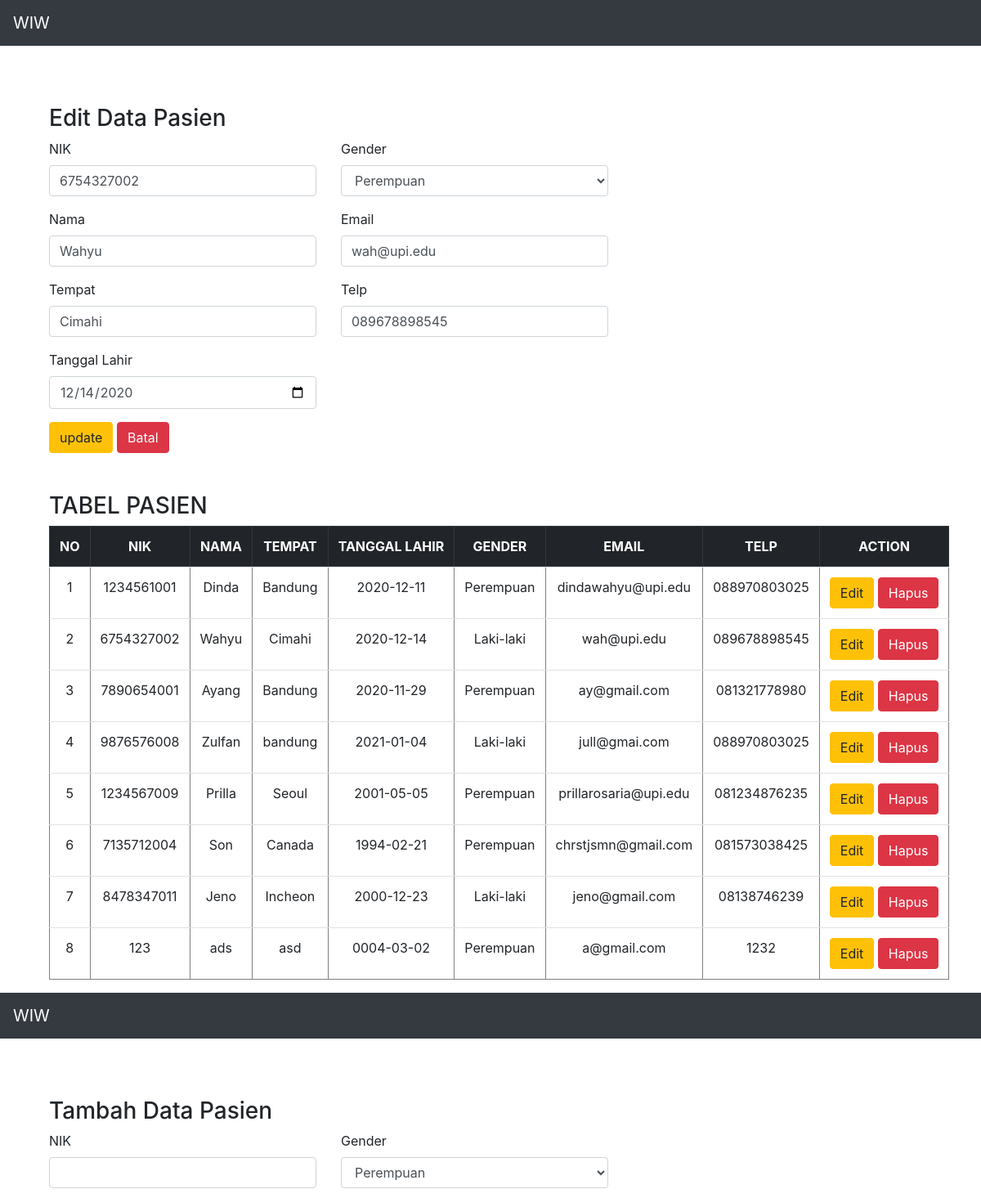
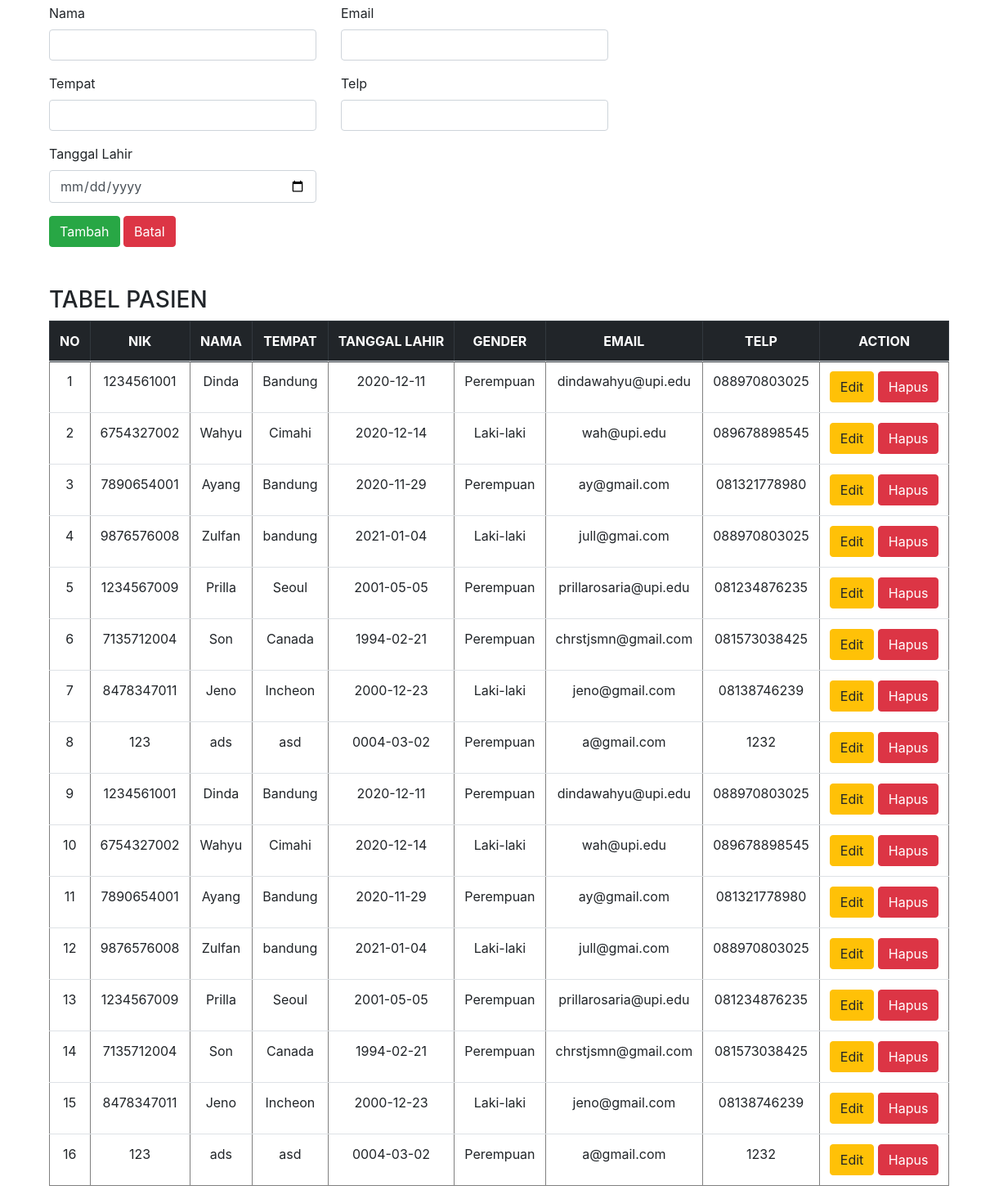
Page /index.php?id_edit=2 on the committed database (2 pictures, top to bottom).
### tables this page shows
CREATE TABLE `pasien` (
  `id` int(11) NOT NULL,
  `nik` varchar(100) NOT NULL,
  `nama` varchar(100) NOT NULL,
  `tempat` varchar(100) NOT NULL,
  `tl` varchar(100) NOT NULL,
  `gender` varchar(10) NOT NULL,
  `email` varchar(100) NOT NULL,
  `telp` varchar(100) NOT NULL
);

### presenter/ProsesPasien.php (called while the page is built, shortened)
<?php
class ProsesPasien implements KontrakPresenter
{
	private $tabelpasien;
	private $data = [];
	function ProsesPasien()
	{
		try {
			$db_host = "localhost";
			$db_user = "root";
			$db_password = "";
			$db_name = "mvp_01";
			$this->tabelpasien = new TabelPasien($db_host, $db_user, $db_password, $db_name);
			$this->data = array();
		} catch (Exception $e) {
			echo "wiw error" . $e->getMessage();
		}
	}
	function prosesDataPasien()
	{
		try {
			$this->tabelpasien->open();
			$this->tabelpasien->getPasien();
			while ($row = $this->tabelpasien->getResult()) {
				$this->data[] = $row;
			}
		} catch (Exception $e) {
			echo "wiw error part 2" . $e->getMessage();
		}
	}
	function AmbilDataPasien($id)
	{
		try {
			$this->tabelpasien->open();
			$this->tabelpasien->getPasienById($id);
			$this->data[] = $this->tabelpasien->getResult();
		} catch (Exception $e) {
			echo "wiw error part 3" . $e->getMessage();
		}
	}
	function getId($i)
	{
		return $this->data[$i]['id'];
	}
	function getNik($i)
	{
		return $this->data[$i]['nik'];
	}
	function getNama($i)
	{
		return $this->data[$i]['nama'];
	}
	function getTempat($i)
	{
		return $this->data[$i]['tempat'];
	}
	function getTl($i)
	{
		return $this->data[$i]['tl'];
	}
	function getGender($i)
	{
		return $this->data[$i]['gender'];
	}
	function getSize()
	{
		return sizeof($this->data);
	}
	function getEmail($i)
	{
		return $this->data[$i]['email'];
	}
	function getTelp($i)
	{
		return $this->data[$i]['telp'];
	}
}

### model/DB.class.php (called while the page is built, shortened)
<?php
class DB
{
	var $db_host = '';
	var $db_user = '';
	var $db_password = '';
	var $db_name = '';
	var $db_link = '';
	function DB($db_host = '', $db_user = '', $db_password = '', $db_name = '')
	{
		$this->db_host = $db_host;
		$this->db_user = $db_user;
		$this->db_password = $db_password;
		$this->db_name = $db_name;
	}
	function open()
	{
		$this->db_link = mysqli_connect($this->db_host, $this->db_user, $this->db_password, $this->db_name);
	}
	function execute($query = "")
	{
		$this->result = mysqli_query($this->db_link, $query);
		return $this->result;
	}
}

### model/TabelPasien.class.php (called while the page is built, shortened)
<?php
class TabelPasien extends DB
{
	function getPasien()
	{
		$query = "SELECT * FROM pasien";
		return $this->execute($query);
	}
	function getPasienById($id)
	{
		$query = "SELECT * FROM pasien WHERE id = $id";
		return $this->execute($query);
	}
}

### view/TampilPasien.php (the view, shortened to what this page needs)
<?php
include("presenter/ProsesPasien.php");
class TampilPasien implements KontrakView
{
	private $prosespasien;
	private $ambilpasien;
	function TampilPasien(){
		$this->prosespasien = new ProsesPasien();
		$this->ambilpasien = new ProsesPasien();
	}
	function tampil(){
		$this->prosespasien->prosesDataPasien();
		$data = null;
		for ($i = 0; $i < $this->prosespasien->getSize(); $i++) {
			$no = $i + 1;
			$data .= "<tr>
			<td>" . $no . "</td>
			<td>" . $this->prosespasien->getNik($i) . "</td>
			<td>" . $this->prosespasien->getNama($i) . "</td>
			<td>" . $this->prosespasien->getTempat($i) . "</td>
			<td>" . $this->prosespasien->getTl($i) . "</td>
			<td>" . $this->prosespasien->getGender($i) . "</td>
			<td>" . $this->prosespasien->getEmail($i) . "</td>
			<td>" . $this->prosespasien->getTelp($i) . "</td>
			<td>
			<a href='index.php?id_edit=" . $this->prosespasien->getId($i) .  "' class='btn btn-warning' '>Edit</a>
            <a href='index.php?id_hapus=" . $this->prosespasien->getId($i) . "' class='btn btn-danger' '>Hapus</a> </td>";
		}
		$add = " <h3>Tambah Data Pasien</h3>
				<form action='index.php' method='post' class='mb-5'>
					<div class='row'>
						<div class='col'>
							<div class='row form-row'>
								<div class='form-group col'>
									<label for='Nik'>NIK</label>
									<input type='text' class='form-control' name='Nik' />
								</div>
							</div>
							<div class='row form-row'>
								<div class='form-group col'>
									<label for='Nama'>Nama</label>
									<input type='text' class='form-control' name='Nama' />
								</div>
							</div>
							<div class='row form-row'>
								<div class='form-group col'>
									<label for='Tempat'>Tempat</label>
									<input type='text' class='form-control' name='Tempat' />
								</div>
							</div>
							<div class='row form-row'>
								<div class='form-group col'>
									<label for='Tl'>Tanggal Lahir</label>
									<input type='date' class='form-control' name='Tl' />
								</div>
							</div>
						</div>
						<div class='col'>
							<div class='row form-row'>
								<div class='form-group col'>
									<label for='Gender'>Gender</label>
									<select name='Gender' id='Gender' class='form-control'>
										<option value='Perempuan'>Perempuan</option>
										<option value='Laki-Laki'>Laki-Laki</option>
									</select>
								</div>
							</div>
							<div class='row form-row'>
								<div class='form-group col'>
									<label for='Email'>Email</label>
									<input type='text' class='form-control' name='Email' />
								</div>
							</div>
							<div class='row form-row'>
								<div class='form-group col'>
									<label for='Telp'>Telp</label>
									<input type='text' class='form-control' name='Telp' />
								</div>
							</div>
						</div>
					</div>
					<input type='submit' value='Tambah' name='submit' class='btn btn-success'>
					<input type='reset' value='Batal' name='reset' class='btn btn-danger'>
				</form>";
	}
	function EditDataPasien($id){
		$this->prosespasien->prosesDataPasien();
		$data = null;
		for ($i = 0; $i < $this->prosespasien->getSize(); $i++) {
			$no = $i + 1;
			$data .= "<tr>
			<td>" . $no . "</td>
			<td>" . $this->prosespasien->getNik($i) . "</td>
			<td>" . $this->prosespasien->getNama($i) . "</td>
			<td>" . $this->prosespasien->getTempat($i) . "</td>
			<td>" . $this->prosespasien->getTl($i) . "</td>
			<td>" . $this->prosespasien->getGender($i) . "</td>
			<td>" . $this->prosespasien->getEmail($i) . "</td>
			<td>" . $this->prosespasien->getTelp($i) . "</td>
			<td>
			<a href='index.php?id_edit=" . $this->prosespasien->getId($i) .  "' class='btn btn-warning' '>Edit</a>
            <a href='index.php?id_hapus=" . $this->prosespasien->getId($i) . "' class='btn btn-danger' '>Hapus</a> </td>";
		}
		$this->ambilpasien->AmbilDataPasien($id);
		$add = "<h3>Edit Data Pasien</h3>
				<form action='index.php' method='post' class='mb-5'>
					<div class='row'>
						<div class='col'>
							<div class='row form-row'>
								<div class='form-group col'>
									<label for='Nik'>NIK</label>
									<input type='text' class='form-control' name='Nik' value='". $this->ambilpasien->getNik(0) . "' />
								</div>
							</div>
							<div class='row form-row'>
								<div class='form-group col'>
									<label for='Nama'>Nama</label>
									<input type='text' class='form-control' name='Nama' value='". $this->ambilpasien->getNama(0) . "' />
								</div>
							</div>
							<div class='row form-row'>
								<div class='form-group col'>
									<label for='Tempat'>Tempat</label>
									<input type='text' class='form-control' name='Tempat' value='". $this->ambilpasien->getTempat(0) . "' />
								</div>
							</div>
							<div class='row form-row'>
								<div class='form-group col'>
									<label for='Tl'>Tanggal Lahir</label>
									<input type='date' class='form-control' name='Tl' value='". $this->ambilpasien->getTl(0) . "'/>
								</div>
							</div>
						</div>
						<div class='col'>
							<div class='row form-row'>
								<div class='form-group col'>
									<label for='Gender'>Gender</label>
									<select name='Gender' id='Gender' class='form-control'>
										<option value='Perempuan'>Perempuan</option>
										<option value='Laki-Laki'>Laki-Laki</option>
									</select>
								</div>
							</div>
							<div class='row form-row'>
								<div class='form-group col'>
									<label for='Email'>Email</label>
									<input type='text' class='form-control' name='Email' value='". $this->ambilpasien->getEmail(0) . "'/>
								</div>
							</div>
							<div class='row form-row'>
								<div class='form-group col'>
									<label for='Telp'>Telp</label>
									<input type='text' class='form-control' name='Telp' value='". $this->ambilpasien->getTelp(0) . "'/>
								</div>
							</div>
							<div class='row form-row invisible'>
								<div class='form-group col'>
									<label for='Nik'>NIK</label>
									<input type='text' class='form-control' name='id' value='". $this->ambilpasien->getId(0) . "' />
								</div>
							</div>
						</div>
					</div>
					<input type='submit' value='update' name='update' class='btn btn-warning'>
					<input type='reset' value='Batal' name='reset' class='btn btn-danger'>
				</form>";
	}
}

### rows in the picture
pasien: Nik "6754327002", Nama "Wahyu", Tempat "Cimahi", Tl "12/14/2020", Email "wah@upi.edu", Telp "089678898545", no "2", nik "6754327002", nama "Wahyu", tempat "Cimahi", tl "2020-12-14", gender "Laki-laki", email "wah@upi.edu", telp "089678898545"
pasien: no "1", nik "1234561001", nama "Dinda", tempat "Bandung", tl "2020-12-11", gender "Perempuan", email "dindawahyu@upi.edu", telp "088970803025"
pasien: no "3", nik "7890654001", nama "Ayang", tempat "Bandung", tl "2020-11-29", gender "Perempuan", email "ay@gmail.com", telp "081321778980"
pasien: no "4", nik "9876576008", nama "Zulfan", tempat "bandung", tl "2021-01-04", gender "Laki-laki", email "jull@gmai.com", telp "088970803025"
pasien: no "5", nik "1234567009", nama "Prilla", tempat "Seoul", tl "2001-05-05", gender "Perempuan", email "prillarosaria@upi.edu", telp "081234876235"
pasien: no "6", nik "7135712004", nama "Son", tempat "Canada", tl "1994-02-21", gender "Perempuan", email "chrstjsmn@gmail.com", telp "081573038425"
pasien: no "7", nik "8478347011", nama "Jeno", tempat "Incheon", tl "2000-12-23", gender "Laki-laki", email "jeno@gmail.com", telp "08138746239"
pasien: no "8", nik "123", nama "ads", tempat "asd", tl "0004-03-02", gender "Perempuan", email "a@gmail.com", telp "1232"

### other values in the picture
$this->content "WIW TABEL PASIEN NO NIK NAMA TEMPAT TANGGAL LAHIR GENDER EMAIL TELP ACTION WIW TABEL PASIEN NO NIK NAMA TEMPAT TANGGAL LAHIR GENDER EMAIL TELP ACTION"
$no "1"
$no "2"
$no "3"
$no "4"
$no "5"
$no "6"
$no "7"
$no "8"
$no "9"
$no "10"
$no "11"
$no "12"
$no "13"
$no "14"
